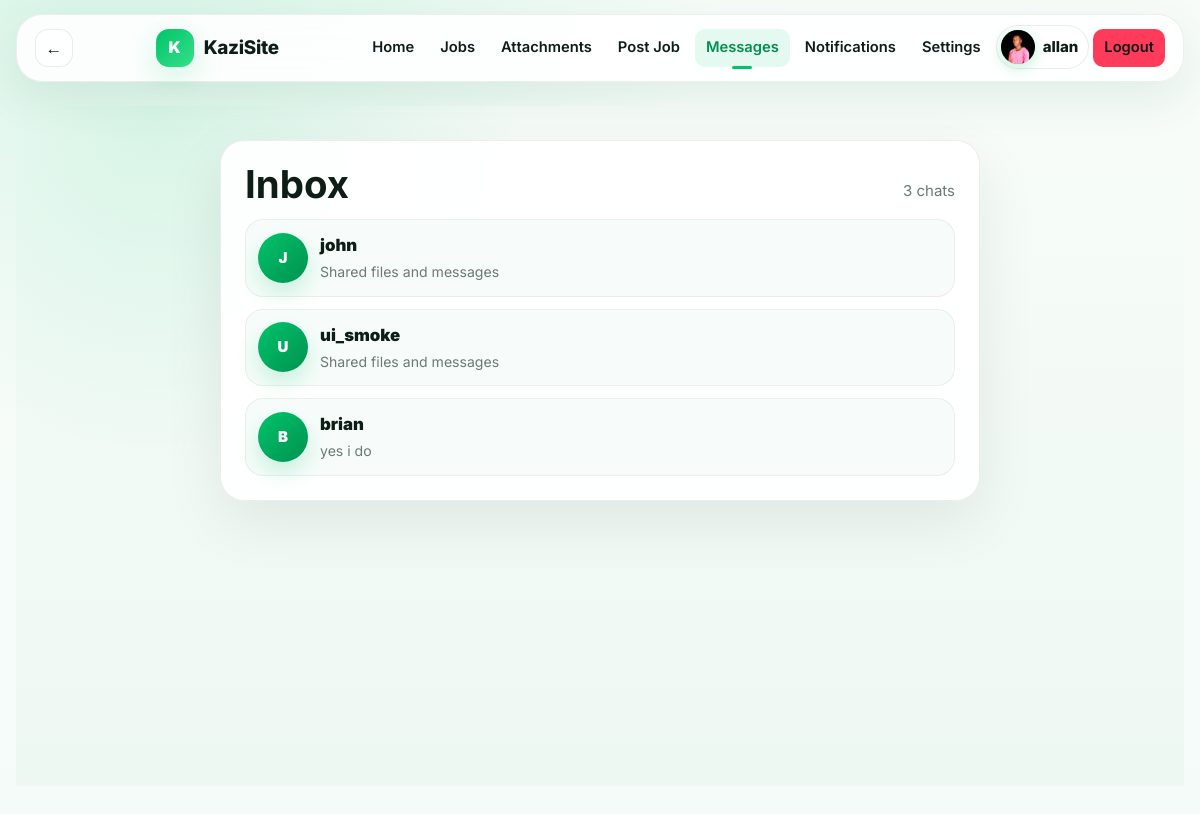
The page /inbox/ (signed in) on the database its author committed.
### marketplace/models.py (models this page shows, shortened)
class Profile(models.Model):
    EMPLOYER = 'employer'
    SEEKER = 'seeker'
    ROLE_CHOICES = (
        (EMPLOYER, 'Employer'),
        (SEEKER, 'Job Seeker'),
    )
    user = models.OneToOneField(User, on_delete=models.CASCADE, related_name='profile')
    role = models.CharField(max_length=20, choices=ROLE_CHOICES)
    bio = models.TextField(blank=True)
    skills = models.CharField(max_length=255, blank=True)
    location = models.CharField(max_length=120, blank=True)
    latitude = models.DecimalField(max_digits=9, decimal_places=6, null=True, blank=True)
    longitude = models.DecimalField(max_digits=9, decimal_places=6, null=True, blank=True)
    avatar = models.ImageField(upload_to='profiles/avatars/', blank=True)
    cover_photo = models.ImageField(upload_to='profiles/covers/', blank=True)
    verified = models.BooleanField(default=False)
    online = models.BooleanField(default=False)
    trust_score = models.PositiveIntegerField(default=80)
    resume = models.FileField(upload_to='profiles/resumes/', blank=True)
    created_at = models.DateTimeField(auto_now_add=True)

class Conversation(models.Model):
    participants = models.ManyToManyField(User, related_name='conversations')
    job = models.ForeignKey(Job, on_delete=models.SET_NULL, null=True, blank=True, related_name='conversations')
    updated_at = models.DateTimeField(default=timezone.now)
    class Meta:
        ordering = ['-updated_at']

class Message(models.Model):
    conversation = models.ForeignKey(Conversation, on_delete=models.CASCADE, related_name='messages')
    sender = models.ForeignKey(User, on_delete=models.CASCADE, related_name='sent_messages')
    hidden_for = models.ManyToManyField(User, blank=True, related_name='hidden_messages')
    body = models.TextField(blank=True)
    attachment = models.FileField(upload_to='chat/files/', blank=True)
    image = models.ImageField(upload_to='chat/images/', blank=True)
    voice_note = models.FileField(upload_to='chat/voice/', blank=True)
    seen = models.BooleanField(default=False)
    deleted_for_everyone = models.BooleanField(default=False)
    created_at = models.DateTimeField(auto_now_add=True)
    class Meta:
        ordering = ['created_at']

### marketplace/views.py (the view)
# urls.py: path('inbox/', views.inbox, name='inbox'),
@login_required
def inbox(request):
    conversations = request.user.conversations.prefetch_related('participants', 'messages')
    conversation_list = list(conversations)
    for conversation in conversation_list:
        conversation.other_user = next((participant for participant in conversation.participants.all() if participant != request.user), None)
        conversation.latest_message = conversation.messages.last()
        conversation.unread_count = conversation.messages.filter(seen=False).exclude(sender=request.user).count()
    return render(request, 'marketplace/inbox.html', {'conversations': conversation_list})

### marketplace/context_processors.py (called while the page is built)
def alert_badge(request):
    if not request.user.is_authenticated:
        return {'alert_match_count': 0, 'unread_chat_count': 0}
    return {
        'alert_match_count': len(matching_alert_jobs(request.user)),
        'unread_chat_count': unread_chat_message_count(request.user),
    }

### marketplace/views.py (called while the page is built, shortened)
def matching_alert_jobs(user):
    alerts = list(user.job_alerts.filter(active=True).select_related('category'))
    if not alerts:
        return []

def unread_chat_message_count(user):
    return Message.objects.filter(
        conversation__participants=user,
        seen=False,
    ).exclude(sender=user).count()

### templates/marketplace/inbox.html (shortened to what this page needs)
{% extends 'marketplace/base.html' %}
{% load static %}
{% block page_css %}<link rel="stylesheet" href="{% static 'marketplace/css/inbox.css' %}">{% endblock %}
{% block content %}
<main class="inbox-page">
    <section class="conversation-list">
        <div class="inbox-head">
            <h1>Inbox</h1>
            <span>{{ conversations|length }} chats</span>
        </div>
        {% for conversation in conversations %}
            <a class="conversation-item {% if conversation.unread_count %}is-unread{% endif %}" href="{% url 'chat_room' conversation.id %}">
                <span class="chat-avatar">
                    {% if conversation.other_user.profile.avatar %}
                        <img src="{{ conversation.other_user.profile.avatar.url }}" alt="{{ conversation.other_user.username }}">
                    {% else %}
                        {{ conversation.other_user.username|first|upper }}
                    {% endif %}
                </span>
                <span class="chat-copy">
                    <strong>{{ conversation.other_user.username }}</strong>
                    <small>{{ conversation.latest_message.body|default:'Shared files and messages' }}</small>
                </span>
            </a>
        {% empty %}
            <p class="empty-inbox">No conversations yet. Start one from a job post or profile.</p>
        {% endfor %}
    </section>
</main>
{% endblock %}

### templates/marketplace/base.html (shortened to what this page needs)
{% load static %}
<!doctype html>
<html lang="en">
<head>
    <link rel="stylesheet" href="{% static 'marketplace/css/base.css' %}">
    {% block page_css %}{% endblock %}
</head>
<body class="{% block body_class %}{% endblock %}">
<div class="app">
    <header class="topbar">
        <button class="back-button" type="button" data-back-button aria-label="Go back">
            <span aria-hidden="true">&larr;</span>
        </button>
        <a class="brand" href="{% if user.is_authenticated %}{% url 'feed' %}{% else %}{% url 'landing' %}{% endif %}">
            <span class="brand-mark">K</span>
            <span class="brand-name">KaziSite</span>
        </a>
        <nav class="nav-links" data-nav-links id="main-nav">
            {% if user.is_authenticated %}
                <a href="{% url 'feed' %}">Home</a>
                <a href="{% url 'find_jobs' %}">Jobs</a>
                <a href="{% url 'attachments' %}">Attachments</a>
                <a href="{% url 'post_job' %}">Post Job</a>
                <a href="{% url 'inbox' %}">Messages</a>
                <a href="{% url 'notifications' %}" class="nav-alert">
                    Notifications
                </a>
                <a href="{% url 'settings' %}">Settings</a>
                <div class="profile-menu" data-profile-menu>
                    <button class="profile-trigger" type="button" aria-label="Open profile menu" aria-expanded="false" data-profile-toggle>
                        <span class="avatar sm">
                            {% if user.profile.avatar %}
                                <img src="{{ user.profile.avatar.url }}" alt="{{ user.username }}">
                            {% else %}
                                {{ user.username|first|upper }}
                            {% endif %}
                        </span>
                        <span class="profile-trigger-name">{{ user.username }}</span>
                    </button>
                </div>
                <a class="btn-danger mobile-logout" href="{% url 'logout' %}">Logout</a>
            {% else %}
                <a href="{% url 'find_jobs' %}">Find Work</a>
                <a href="{% url 'landing' %}#how">How It Works</a>
                <a href="{% url 'login' %}">Login</a>
                <a class="btn btn-primary" href="{% url 'register' %}">Get Started</a>
            {% endif %}
        </nav>
    </header>
    <main class="content">
        {% block content %}{% endblock %}
    </main>
</div>
</body>
</html>

### static/marketplace/css/base.css (style rules this page uses)
:root { --green: #00c46a; --green-dark: #00914f; --green-light: #35e08a; --mint: #e9fff3; --ink: #0f1d17; --bg: #f5fbf8; --card: rgba(255,255,255,0.82); --card-solid: #ffffff; --text: #0f1d17; --muted: #6c7a73; --subtle: #a8b5ae; --border: rgba(0,0,0,0.08); --line: rgba(15,29,23,0.08); --shadow: 0 20px 60px rgba(0,0,0,0.08); --shadow-soft: 0 10px 30px rgba(0,196,106,0.18); --shadow-card: 0 4px 20px rgba(15,29,23,0.07); --radius: 16px; --radius-sm: 10px; --radius-pill: 999px; color-scheme: light; }
*, *::before, *::after { margin: 0; padding: 0; box-sizing: border-box; }
body { font-family: "Inter", sans-serif; font-size: 15px; line-height: 1.6; background: radial-gradient(ellipse at 10% -10%, rgba(0,196,106,0.14) 0%, transparent 40%), linear-gradient(180deg, #f7fcf9 0%, var(--bg) 100%); color: var(--text); overflow-x: hidden; -webkit-font-smoothing: antialiased; transition: background-color .2s ease, color .2s ease; }
img, video { max-width: 100%; height: auto; display: block; }
a { color: var(--green-dark); text-decoration: none; transition: color .18s; }
button, input, select, textarea { font: inherit; }
html { overflow-x: hidden; }
.topbar { position: sticky; top: 0; z-index: 100; display: flex; align-items: center; justify-content: space-between; width: min(1440px, calc(100% - 32px)); margin: 14px auto 0; padding: 10px 18px; background: rgba(255,255,255,0.88); backdrop-filter: blur(22px); -webkit-backdrop-filter: blur(22px); border: 1px solid rgba(15,29,23,0.07); border-radius: 26px; box-shadow: 0 16px 48px rgba(12,89,50,0.09); transition: padding .2s ease, margin .2s ease, border-radius .2s ease, box-shadow .2s ease, background .2s ease; }
.back-button { width: 38px; height: 38px; display: grid; place-items: center; border: 1px solid var(--border); border-radius: 13px; background: rgba(255,255,255,0.72); color: var(--text); font-size: 1.05rem; font-weight: 900; cursor: pointer; transition: background .18s ease, transform .18s ease; }
.brand { display: flex; align-items: center; gap: 10px; }
.brand-mark { width: 38px; height: 38px; display: grid; place-items: center; border-radius: 13px; background: linear-gradient(135deg, var(--green), var(--green-light)); color: white; font-weight: 900; font-size: 1rem; box-shadow: var(--shadow-soft); flex-shrink: 0; }
.brand-name { font-size: 1.18rem; font-weight: 800; color: var(--text); letter-spacing: -0.3px; }
.nav-links { display: flex; align-items: center; gap: 4px; }
.nav-links a { position: relative; font-weight: 600; font-size: 0.92rem; color: var(--text); padding: 7px 11px; border-radius: var(--radius-sm); transition: background .18s, color .18s; }
.nav-links a:hover, .nav-links a.active { background: rgba(0,196,106,0.1); color: var(--green-dark); }
.nav-links a.active::after { content: ""; position: absolute; left: 50%; bottom: -2px; transform: translateX(-50%); width: 20px; height: 3px; border-radius: 999px; background: var(--green); }
.nav-alert { position: relative; }
.theme-toggle, .profile-trigger { border: 1px solid var(--border); background: rgba(255,255,255,0.64); color: var(--text); cursor: pointer; }
.profile-menu { position: relative; }
.profile-trigger { min-height: 40px; display: inline-flex; align-items: center; gap: 8px; padding: 4px 10px 4px 4px; border-radius: 999px; font-weight: 800; }
.mobile-logout { display: none; }
.app { display: flex; flex-direction: column; min-height: 100vh; }
.content { width: min(1280px, calc(100% - 32px)); margin: 24px auto 40px; padding: 0; min-width: 0; }
.btn-danger { display: inline-flex; align-items: center; justify-content: center; gap: 7px; padding: 10px 18px; border-radius: 999px; font-weight: 700; font-size: 0.9rem; background: #ff3b5c; color: white; border: 0; cursor: pointer; transition: transform .2s; }
.avatar { width: 42px; height: 42px; display: inline-grid; place-items: center; border-radius: 50%; background: linear-gradient(135deg, var(--green), var(--green-light)); color: white; font-weight: 900; font-size: 1rem; box-shadow: 0 4px 14px rgba(0,196,106,0.25); flex-shrink: 0; user-select: none; overflow: hidden; }
.avatar.sm { width: 34px; height: 34px; font-size: 0.85rem; }
.avatar img { width: 100%; height: 100%; object-fit: cover; }

### rows shown on the page
Conversation: other_user.username|first "J", other_user.username "john", latest_message.body "Shared files and messages"
Conversation: other_user.username|first "U", other_user.username "ui_smoke", latest_message.body "Shared files and messages"
Conversation: other_user.username|first "B", other_user.username "brian", latest_message.body "yes i do"

### other values the page prints
{{ user.username }} "allan"
{{ conversations|length }} "3"
